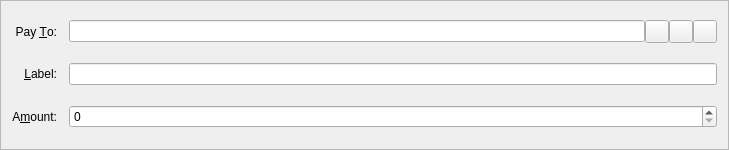
<?xml version="1.0" encoding="UTF-8"?>
<ui version="4.0">
 <class>SendCoinsEntry</class>
 <widget class="QFrame" name="SendCoinsEntry">
  <property name="geometry">
   <rect>
    <x>0</x>
    <y>0</y>
    <width>729</width>
    <height>150</height>
   </rect>
  </property>
  <property name="windowTitle">
   <string>Form</string>
  </property>
  
  <property name="frameShape">
   <enum>QFrame::StyledPanel</enum>
  </property>
  <property name="frameShadow">
   <enum>QFrame::Sunken</enum>
  </property>
  <layout class="QGridLayout" name="gridLayout">
   <property name="spacing">
    <number>12</number>
   </property>
   <item row="5" column="0">
    <widget class="QLabel" name="label">
     <property name="text">
      <string>A&amp;mount:</string>
     </property>
     <property name="alignment">
      <set>Qt::AlignRight|Qt::AlignTrailing|Qt::AlignVCenter</set>
     </property>
     <property name="buddy">
      <cstring>payAmount</cstring>
     </property>
    </widget>
   </item>
   <item row="3" column="0">
    <widget class="QLabel" name="label_2">
     <property name="text">
      <string>Pay &amp;To:</string>
     </property>
     <property name="alignment">
      <set>Qt::AlignRight|Qt::AlignTrailing|Qt::AlignVCenter</set>
     </property>
     <property name="buddy">
      <cstring>payTo</cstring>
     </property>
    </widget>
   </item>
   <item row="5" column="1">
    <widget class="BitcoinAmountField" name="payAmount"/>
   </item>
   <item row="4" column="1">
    <layout class="QHBoxLayout" name="horizontalLayout_2">
     <property name="spacing">
      <number>0</number>
     </property>
     <item>
      <widget class="QValidatedLineEdit" name="addAsLabel">
       <property name="enabled">
        <bool>true</bool>
       </property>
       <property name="toolTip">
        <string>Enter a label for this address to add it to your address book</string>
       </property>
      </widget>
     </item>
    </layout>
   </item>
   <item row="4" column="0">
    <widget class="QLabel" name="label_4">
     <property name="text">
      <string>&amp;Label:</string>
     </property>
     <property name="alignment">
      <set>Qt::AlignRight|Qt::AlignTrailing|Qt::AlignVCenter</set>
     </property>
     <property name="buddy">
      <cstring>addAsLabel</cstring>
     </property>
    </widget>
   </item>
   <item row="3" column="1">
    <layout class="QHBoxLayout" name="payToLayout">
     <property name="spacing">
      <number>0</number>
     </property>
     <item>
      <widget class="QValidatedLineEdit" name="payTo">
       <property name="toolTip">
        <string>The address to send the payment to  (e.g. 1NS17iag9jJgTHD1VXjvLCEnZuQ3rJDE9L)</string>
       </property>
       <property name="maxLength">
        <number>34</number>
       </property>
      </widget>
     </item>
     <item>
      <widget class="QToolButton" name="addressBookButton">
       <property name="toolTip">
        <string>Choose address from address book</string>
       </property>
       <property name="text">
        <string/>
       </property>
       <property name="icon">
        <iconset resource="../bitcoin.qrc">
         <normaloff>:/icons/address-book</normaloff>:/icons/address-book</iconset>
       </property>
       <property name="shortcut">
        <string>Alt+A</string>
       </property>
      </widget>
     </item>
     <item>
      <widget class="QToolButton" name="pasteButton">
       <property name="toolTip">
        <string>Paste address from clipboard</string>
       </property>
       <property name="text">
        <string/>
       </property>
       <property name="icon">
        <iconset resource="../bitcoin.qrc">
         <normaloff>:/icons/editpaste</normaloff>:/icons/editpaste</iconset>
       </property>
       <property name="shortcut">
        <string>Alt+P</string>
       </property>
      </widget>
     </item>
     <item>
      <widget class="QToolButton" name="deleteButton">
       <property name="toolTip">
        <string>Remove this recipient</string>
       </property>
       <property name="text">
        <string/>
       </property>
       <property name="icon">
        <iconset resource="../bitcoin.qrc">
         <normaloff>:/icons/remove</normaloff>:/icons/remove</iconset>
       </property>
      </widget>
     </item>
    </layout>
   </item>
  </layout>
 </widget>
 <customwidgets>
  <customwidget>
   <class>BitcoinAmountField</class>
   <extends>QSpinBox</extends>
   <header>bitcoinamountfield.h</header>
   <container>1</container>
  </customwidget>
  <customwidget>
   <class>QValidatedLineEdit</class>
   <extends>QLineEdit</extends>
   <header>qvalidatedlineedit.h</header>
  </customwidget>
 </customwidgets>
 <resources>
  <include location="../bitcoin.qrc"/>
 </resources>
 <connections/>
</ui>
